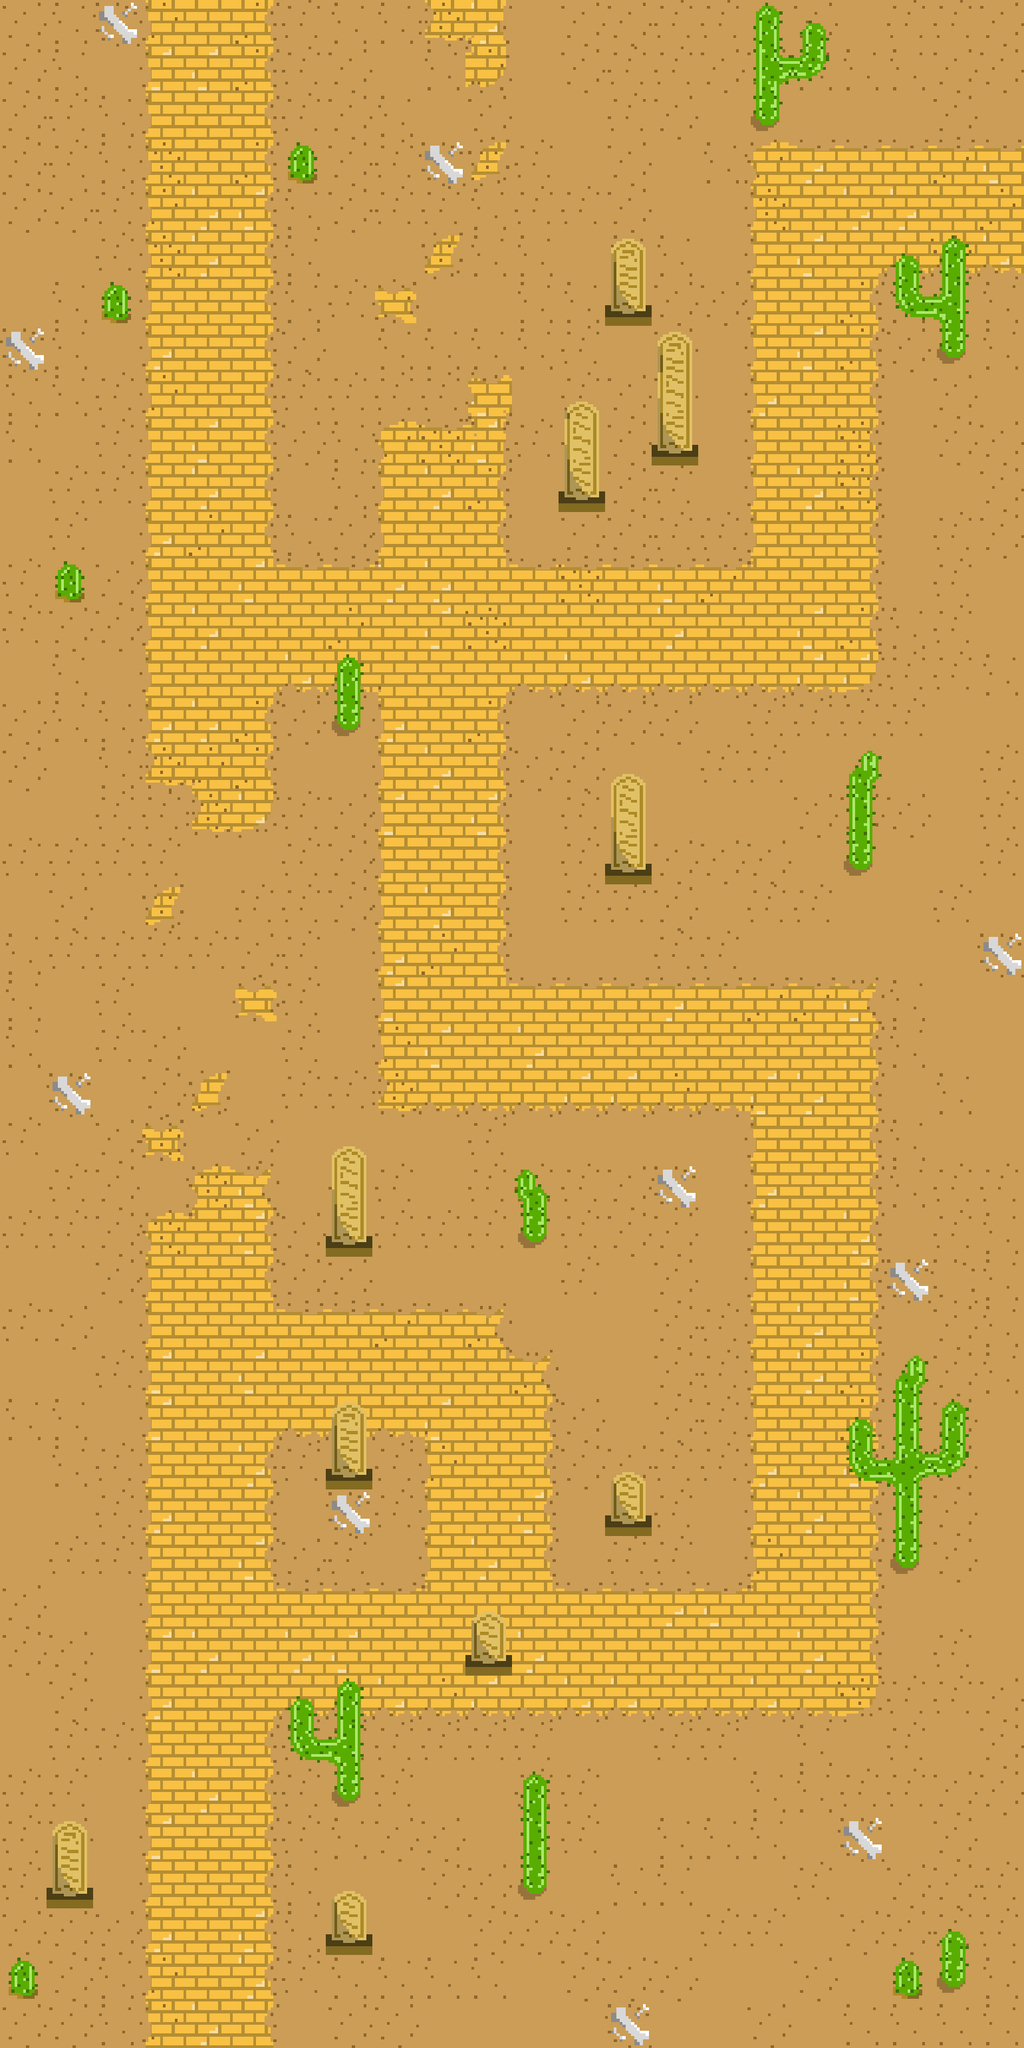

This game map was drawn from its Tiled (.tmx) file and the tilesets committed beside it. A one-line description and the trimmed map source follow:
An orthogonal 22x44 tile map with 70x70 px tiles, 4 tile layers (Path, Sand, Object Tiles, Object Bottoms), 1 hidden layer not drawn, 3 tilesets and 34 objects.

<map version="1.10" tiledversion="1.10.2" orientation="orthogonal" renderorder="right-down" width="22" height="44" tilewidth="70" tileheight="70" infinite="0" nextlayerid="8" nextobjectid="38">
 <editorsettings>
  <export target="Desert.lua" format="lua" />
 </editorsettings>
 <tileset firstgid="1" name="Desert Path" tilewidth="70" tileheight="70" tilecount="10" columns="5">
  <image source="Desert Paths.png" width="350" height="140" />
 </tileset>
 <tileset firstgid="11" name="Desert Objects" tilewidth="70" tileheight="70" tilecount="20" columns="4">
  <image source="Desert Objects.png" width="280" height="350" />
 </tileset>
 <tileset firstgid="31" name="Desert Border" tilewidth="70" tileheight="70" tilecount="90" columns="18">
  <image source="Desert Border.png" width="1260" height="350" />
 </tileset>
 <layer id="1" name="Path" width="22" height="44">
  <data>[968 cells, 350 non-empty, 5 distinct tile ids]</data>
 </layer>
 <layer id="2" name="Sand" width="22" height="44">
  <data>[968 cells, 854 non-empty, 23 distinct tile ids]</data>
 </layer>
 <objectgroup id="6" name="Objects">
  <object id="1" x="140" y="0" width="70" height="70" />
  <object id="2" x="630" y="210" width="70" height="70" />
  <object id="3" x="0" y="490" width="70" height="70" />
  <object id="6" x="140" y="420" width="70" height="70" />
  <object id="7" x="420" y="210" width="70" height="70" />
  <object id="8" x="70" y="840" width="70" height="70" />
  <object id="9" x="490" y="1050" width="70" height="70" />
  <object id="10" x="70" y="1610" width="70" height="70" />
  <object id="11" x="70" y="2800" width="70" height="70" />
  <object id="12" x="0" y="2940" width="70" height="70" />
  <object id="13" x="490" y="2660" width="70" height="70" />
  <object id="14" x="490" y="2240" width="70" height="70" />
  <object id="15" x="490" y="2170" width="70" height="70" />
  <object id="16" x="490" y="1820" width="70" height="70" />
  <object id="17" x="910" y="420" width="70" height="70" />
  <object id="18" x="980" y="630" width="70" height="70" />
  <object id="19" x="840" y="700" width="70" height="70" />
  <object id="20" x="1120" y="140" width="70" height="70" />
  <object id="21" x="1400" y="490" width="70" height="70" />
  <object id="22" x="1260" y="1260" width="70" height="70" />
  <object id="23" x="910" y="1260" width="70" height="70" />
  <object id="24" x="1470" y="1400" width="70" height="70" />
  <object id="25" x="1330" y="1890" width="70" height="70" />
  <object id="26" x="980" y="1750" width="70" height="70" />
  <object id="27" x="770" y="1820" width="70" height="70" />
  <object id="28" x="910" y="2240" width="70" height="70" />
  <object id="29" x="1330" y="2310" width="70" height="70" />
  <object id="30" x="1400" y="2940" width="70" height="70" />
  <object id="31" x="1330" y="2940" width="70" height="70" />
  <object id="32" x="770" y="2800" width="70" height="70" />
  <object id="33" x="490" y="2870" width="70" height="70" />
  <object id="35" x="910" y="3010" width="70" height="70" />
  <object id="36" x="1260" y="2730" width="70" height="70" />
  <object id="37" x="700" y="2450" width="70" height="70" />
 </objectgroup>
 <layer id="3" name="Object Tiles" width="22" height="44">
  <data>[968 cells, 41 non-empty, 14 distinct tile ids]</data>
 </layer>
 <layer id="7" name="Object Bottoms" width="22" height="44">
  <data>[968 cells, 34 non-empty, 4 distinct tile ids]</data>
 </layer>
 <layer id="4" name="Outer Border" width="22" height="44" visible="0">
  <data>[968 cells, 128 non-empty, 8 distinct tile ids]</data>
 </layer>
</map>